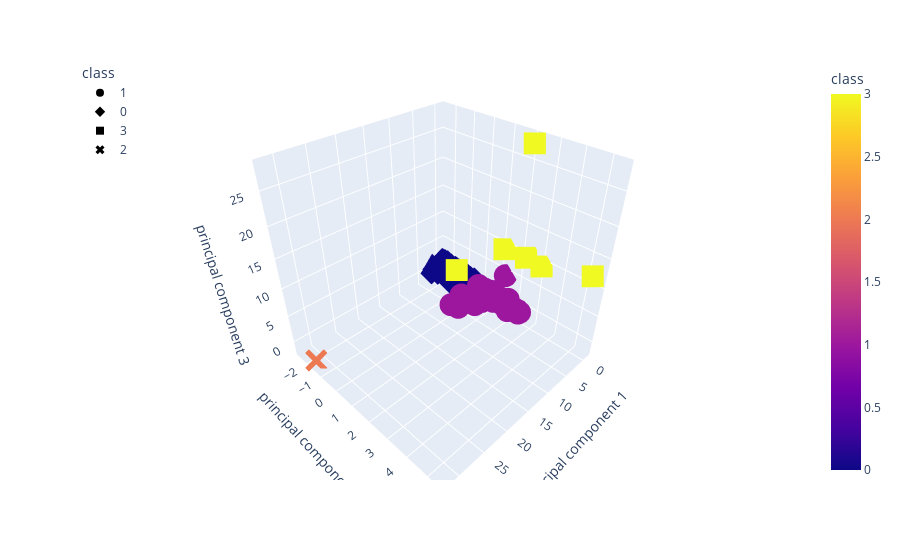

Notebook cell for this chart:
### Markdown cell above
### Visualizing Results

#### 3D-Scatter with Clusters

### Code cell
# Create a 3D-Scatter with the PCA data and the clusters
fig = px.scatter_3d(
    crypto_pca_df,
    x="principal component 1",
    y="principal component 2",
    z="principal component 3",
    color="class",
    symbol="class",
    width=800,
)
fig.update_layout(legend=dict(x=0, y=1))
fig.show()

### Figure 1 — Plotly figure (JSON) as saved in the notebook; plotly's stock layout.template omitted (floating-point values rounded to 4 significant figures; data arrays with more than 128 entries replaced by an {"elided": "..."} marker saying what was removed)
{"data": [{"hovertemplate": "class=%{marker.color}<br>principal component 1=%{x}<br>principal component 2=%{y}<br>principal component 3=%{z}<extra></extra>", "legendgroup": "1", "marker": {"color": {"elided": "365 int values"}, "coloraxis": "coloraxis", "symbol": "circle"}, "mode": "markers", "name": "1", "scene": "scene", "showlegend": true, "type": "scatter3d", "x": {"elided": "365 float values"}, "y": {"elided": "365 float values"}, "z": {"elided": "365 float values"}}, {"hovertemplate": "class=%{marker.color}<br>principal component 1=%{x}<br>principal component 2=%{y}<br>principal component 3=%{z}<extra></extra>", "legendgroup": "0", "marker": {"color": {"elided": "313 int values"}, "coloraxis": "coloraxis", "symbol": "diamond"}, "mode": "markers", "name": "0", "scene": "scene", "showlegend": true, "type": "scatter3d", "x": {"elided": "313 float values"}, "y": {"elided": "313 float values"}, "z": {"elided": "313 float values"}}, {"hovertemplate": "class=%{marker.color}<br>principal component 1=%{x}<br>principal component 2=%{y}<br>principal component 3=%{z}<extra></extra>", "legendgroup": "3", "marker": {"color": [3, 3, 3, 3, 3, 3], "coloraxis": "coloraxis", "symbol": "square"}, "mode": "markers", "name": "3", "scene": "scene", "showlegend": true, "type": "scatter3d", "x": [6.999, 0.2947, -0.1434, -0.4301, -0.6213, 0.8396], "y": [0.1979, 2.283, 2.384, 1.23, 3.08, 5.435], "z": [6.991, 28.13, 10.14, 9.557, 9.596, 13.02]}, {"hovertemplate": "class=%{marker.color}<br>principal component 1=%{x}<br>principal component 2=%{y}<br>principal component 3=%{z}<extra></extra>", "legendgroup": "2", "marker": {"color": [2], "coloraxis": "coloraxis", "symbol": "x"}, "mode": "markers", "name": "2", "scene": "scene", "showlegend": true, "type": "scatter3d", "x": [31.93], "y": [-1.669], "z": [-1.708]}], "layout": {"autosize": true, "coloraxis": {"colorbar": {"title": {"text": "class"}}, "colorscale": [[0, "#0d0887"], [0.1111, "#46039f"], [0.2222, "#7201a8"], [0.3333, "#9c179e"], [0.4444, "#bd3786"], [0.5556, "#d8576b"], [0.6667, "#ed7953"], [0.7778, "#fb9f3a"], [0.8889, "#fdca26"], [1, "#f0f921"]]}, "legend": {"title": {"text": "class"}, "tracegroupgap": 0, "x": 0, "y": 1}, "margin": {"t": 60}, "scene": {"aspectmode": "auto", "aspectratio": {"x": 1, "y": 1, "z": 1}, "domain": {"x": [0, 1], "y": [0, 1]}, "xaxis": {"title": {"text": "principal component 1"}, "type": "linear"}, "yaxis": {"title": {"text": "principal component 2"}, "type": "linear"}, "zaxis": {"title": {"text": "principal component 3"}, "type": "linear"}}}}
